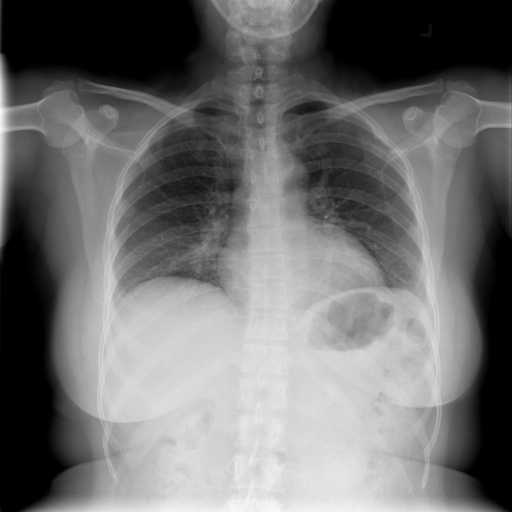
#> input picture Normal-998.png, 512 x 512 px
$ jupyter execute --allow-errors lungsegm.ipynb   (shell and % lines are left out)
#> lines starting #> are read from the running program, lines starting #| are printed output that depends on the picture; after the words box and inside, x2 and y2 are one past the last pixel; in counts of white or black regions, pixels touching at a corner belong together
[cell 1]
import numpy as np
import matplotlib.pyplot as plt
from skimage import io, exposure
from skimage.color import label2rgb
from skimage.filters import threshold_otsu
from skimage.morphology import closing, square
from skimage.segmentation import clear_border
from skimage.measure import label, regionprops
import matplotlib.patches as mpatches
from PIL import Image

class ImageSegmentation:
    def __init__(self, input_shape, clip_limit=0.01, sqr_value=1):
#> in display, image is the input picture: shape (512, 512, 3); min 0, max 250, mean 111.5
        self.input_shape = input_shape
        self.clip_limit = clip_limit
        self.sqr_value = sqr_value

    def segmentize(self, X, return_only_overlay=True):
#> called with return_only_overlay = True
        X = X[:, :, 0]
        X = exposure.equalize_adapthist(X, clip_limit=self.clip_limit, nbins=256)
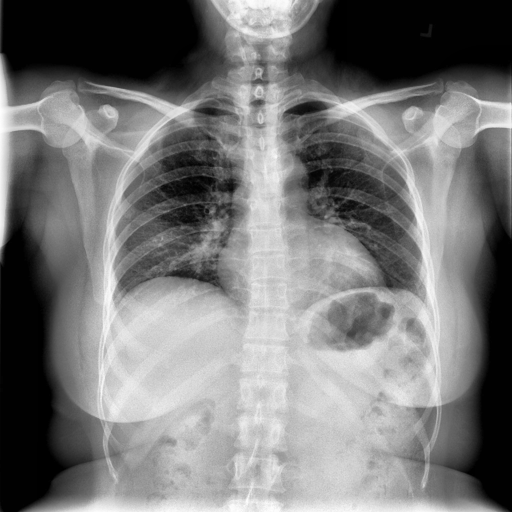
#> X: shape (512, 512) float64; min 0, max 1, mean 0.471
        thresh = threshold_otsu(image=X, nbins=256, hist=None)
#> thresh = 0.424
        thresh = X > thresh
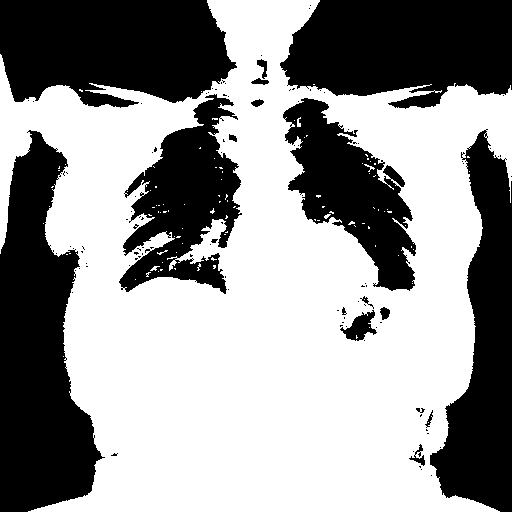
#> thresh: shape (512, 512) bool; 58.5% white; 109 black regions (91 under 20 px), largest, box (x1, y1, x2, y2) and area: (0, 130, 105, 512) 24604, (0, 0, 237, 108) 20870, (280, 0, 512, 109) 20090
        closing_image = closing(X > thresh, square(self.sqr_value))
        cleared = clear_border(closing_image)
        label_image = label(cleared)
        image_label_overlay = label2rgb(label_image, image=X, bg_label=0, bg_color=(0, 0, 0))
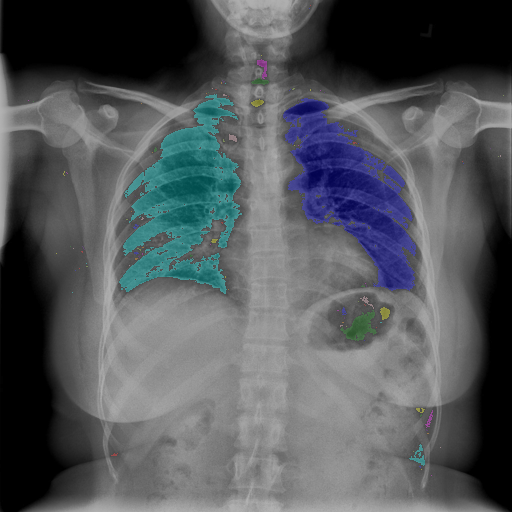
#> image_label_overlay: shape (512, 512, 3) float64; mean R, G, B 0.33, 0.345, 0.358
        if return_only_overlay:
            return image_label_overlay, label_image
        else:
            return X, thresh, closing_image, cleared, image_label_overlay, label_image

    def create_rectangle_box(self, ax, label_image):
        region_sum = 0
        for region in regionprops(label_image):
            region_sum += region.area
#> this loop made 104 passes
#> region_sum on passes 1 to 4: 1, 2, 3, 104
#> after the loop, region_sum = 26082
        region_avg = region_sum / len(label_image)
#> region_avg = 50.94
        for region in regionprops(label_image):
            if region.area >= region_avg:
                minr, minc, maxr, maxc = region.bbox
                rect = mpatches.Rectangle((minc, minr), maxc - minc, maxr - minr, fill=False, edgecolor='purple', linewidth=1)
                ax.add_patch(rect)
#> this loop made 104 passes
#> (minr, minc, maxr, maxc) on passes 4, 5, 18, 22: (59, 257, 79, 267), (78, 251, 85, 269), (94, 119, 294, 242), (98, 283, 291, 416)
        return region_sum

    def display(self, image_path):
        image = io.imread(image_path)
        fig, ax = plt.subplots(figsize=(8, 8))
        image_label_overlay, label_image = self.segmentize(image)
        ax.imshow(image_label_overlay)
        self.create_rectangle_box(ax, label_image)
        plt.axis('off')
        plt.show()

def main():
    input_image_path = 'Normal-998.png'  # Replace with the path to your X-ray image
    segmentation = ImageSegmentation(input_shape=(128, 128))
    segmentation.display(input_image_path)

if __name__ == '__main__':
    main()

[cell 2]
import numpy as np
import matplotlib.pyplot as plt
from skimage import io, exposure
from skimage.color import label2rgb
from skimage.filters import threshold_otsu
from skimage.morphology import closing, square
from skimage.segmentation import clear_border
from skimage.measure import label, regionprops
import matplotlib.patches as mpatches
from PIL import Image

class ImageSegmentation:
    def __init__(self, input_shape, clip_limit=0.01, sqr_value=1):
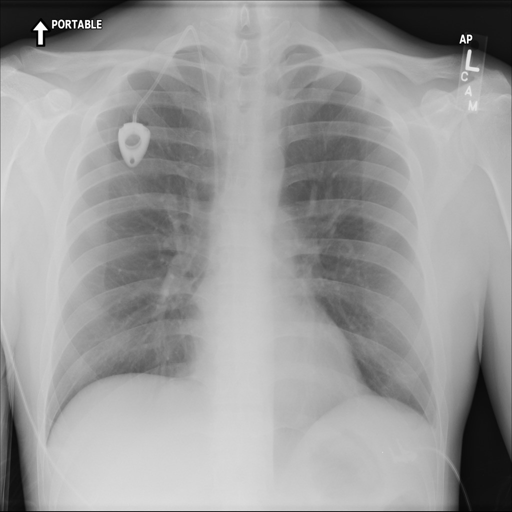
#> input picture Normal-996.png, 512 x 512 px
#> in display, image is the input picture: shape (512, 512, 3); min 0, max 255, mean 155
        self.input_shape = input_shape
        self.clip_limit = clip_limit
        self.sqr_value = sqr_value

    def segmentize(self, X, return_only_overlay=True):
#> called with return_only_overlay = True
        X = X[:, :, 0]
        X = exposure.equalize_adapthist(X, clip_limit=self.clip_limit, nbins=256)
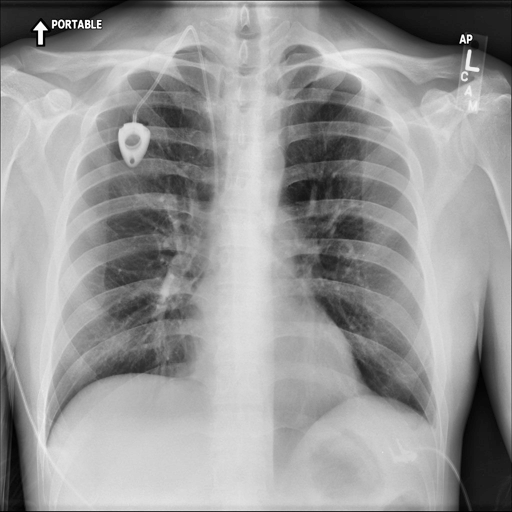
#> X: shape (512, 512) float64; min 0, max 1, mean 0.597
        thresh = threshold_otsu(image=X, nbins=256, hist=None)
#> thresh = 0.518
        thresh = X > thresh
        closing_image = closing(X > thresh, square(self.sqr_value))
        cleared = clear_border(closing_image)
        label_image = label(cleared)
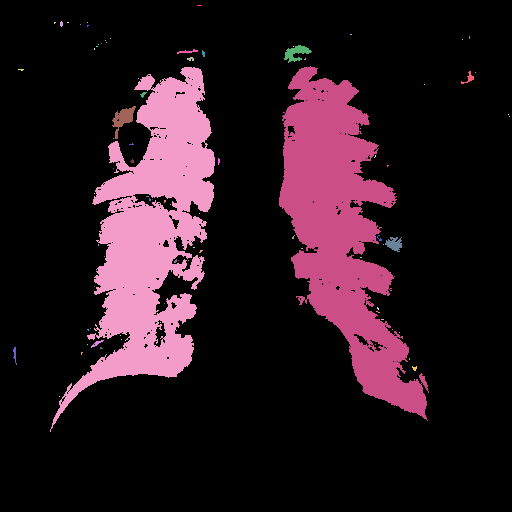
#> label_image: shape (512, 512) int32; 84 distinct labels, from 0 to 83; one colour per label, 0 black
        image_label_overlay = label2rgb(label_image, image=X, bg_label=0, bg_color=(0, 0, 0))
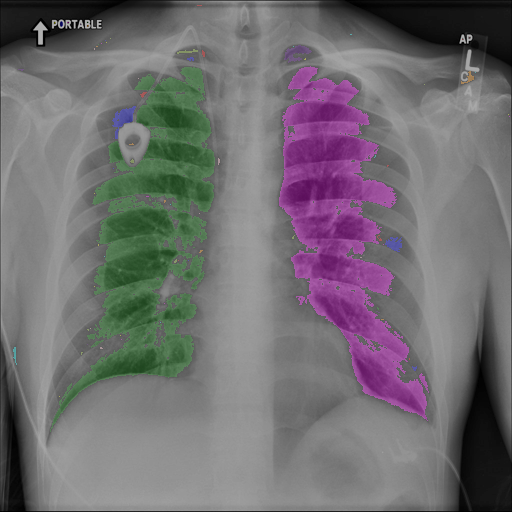
#> image_label_overlay: shape (512, 512, 3) float64; mean R, G, B 0.445, 0.432, 0.446
        if return_only_overlay:
            return image_label_overlay, label_image
        else:
            return X, thresh, closing_image, cleared, image_label_overlay, label_image

    def create_rectangle_box(self, ax, label_image):
        region_sum = 0
        for region in regionprops(label_image):
            region_sum += region.area
#> this loop made 83 passes
#> region_sum on passes 1 to 4: 5, 19, 22, 24
#> after the loop, region_sum = 48469
        region_avg = region_sum / len(label_image)
#> region_avg = 94.67
        for region in regionprops(label_image):
            if region.area >= region_avg:
                minr, minc, maxr, maxc = region.bbox
                rect = mpatches.Rectangle((minc, minr), maxc - minc, maxr - minr, fill=False, edgecolor='purple', linewidth=1)
                ax.add_patch(rect)
#> this loop made 83 passes
#> (minr, minc, maxr, maxc) on passes 16, 24, 25, 32: (45, 284, 63, 312), (66, 279, 421, 429), (67, 50, 432, 215), (106, 112, 139, 136)
        return region_sum

    def display(self, image_path):
        image = io.imread(image_path)
        fig, ax = plt.subplots(figsize=(8, 8))
        image_label_overlay, label_image = self.segmentize(image)
        ax.imshow(image_label_overlay)
        self.create_rectangle_box(ax, label_image)
        num_segments = len(np.unique(label_image)) - 1  # Subtract 1 to exclude the background
#> num_segments = 83
        plt.title(f"Number of Segments: {num_segments}")
        plt.axis('off')
        plt.show()
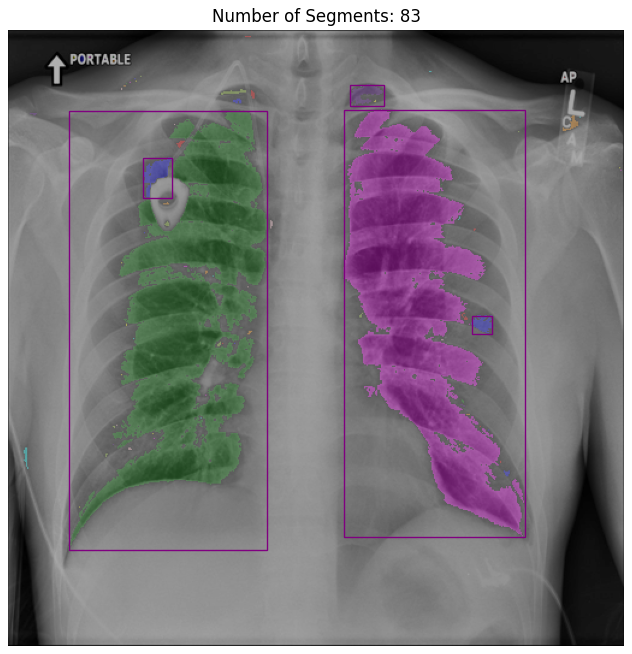
#> figure drawn by matplotlib, 1 panel

def main():
    input_image_path = 'Normal-996.png'  # Replace with the path to your X-ray image
    segmentation = ImageSegmentation(input_shape=(128, 128))
    segmentation.display(input_image_path)

if __name__ == '__main__':
    main()

[cell 3]
import numpy as np
import matplotlib.pyplot as plt
from skimage import io, exposure
from skimage.color import label2rgb, rgb2gray
from skimage.filters import threshold_otsu
from skimage.morphology import closing, square
from skimage.segmentation import clear_border
from skimage.measure import label, regionprops
import matplotlib.patches as mpatches
from PIL import Image

class ImageSegmentation:
    def __init__(self, input_shape, clip_limit=0.01, sqr_value=1):
        self.input_shape = input_shape
        self.clip_limit = clip_limit
        self.sqr_value = sqr_value

    def segmentize(self, X, return_only_overlay=True):
        # Ensure the image is grayscale
#> called with return_only_overlay = True
        if X.ndim == 3:
            X = rgb2gray(X)
        X = exposure.equalize_adapthist(X, clip_limit=self.clip_limit, nbins=256)
        thresh = threshold_otsu(image=X, nbins=256)
#> thresh = 0.518
        thresh = X > thresh
        closing_image = closing(X > thresh, square(self.sqr_value))
        cleared = clear_border(closing_image)
        label_image = label(cleared)
        image_label_overlay = label2rgb(label_image, image=X, bg_label=0, bg_color=(0, 0, 0))
        if return_only_overlay:
            return image_label_overlay, label_image
        else:
            return X, thresh, closing_image, cleared, image_label_overlay, label_image

    def create_rectangle_box(self, ax, label_image):
        region_sum = 0
        rectangles = []
        for region in regionprops(label_image):
            region_sum += region.area
#> after the loop, region_sum = 48469
        region_avg = region_sum / len(regionprops(label_image))
#> region_avg = 584
        for region in regionprops(label_image):
            if region.area >= region_avg:
                minr, minc, maxr, maxc = region.bbox
                rect = mpatches.Rectangle((minc, minr), maxc - minc, maxr - minr, fill=False, edgecolor='purple', linewidth=1)
                ax.add_patch(rect)
                rectangles.append(rect)
#> this loop made 83 passes
#> after the loop, rectangles = 2 items
        return len(rectangles)

    def display(self, image_path):
        image = io.imread(image_path)
        fig, ax = plt.subplots(figsize=(8, 8))
        image_label_overlay, label_image = self.segmentize(image)
        ax.imshow(image_label_overlay)
        num_rectangles = self.create_rectangle_box(ax, label_image)
#> num_rectangles = 2
        plt.title(f"Number of Segments: {num_rectangles}")
        plt.axis('off')
        plt.show()

def main():
    input_image_path = 'Normal-996.png'  # Replace with the path to your X-ray image
    segmentation = ImageSegmentation(input_shape=(128, 128))
    segmentation.display(input_image_path)

if __name__ == '__main__':
    main()

[cell 4]
import numpy as np
import matplotlib.pyplot as plt
from skimage import io, exposure
from skimage.color import label2rgb, rgb2gray
from skimage.filters import threshold_otsu
from skimage.morphology import closing, square
from skimage.segmentation import clear_border
from skimage.measure import label, regionprops
import matplotlib.patches as mpatches

class ImageSegmentation:
    def __init__(self, input_shape, clip_limit=0.01, sqr_value=1):
        self.input_shape = input_shape
        self.clip_limit = clip_limit
        self.sqr_value = sqr_value

    def segmentize(self, X, return_only_overlay=True):
        # Ensure the image is grayscale
#> called with return_only_overlay = True
        if X.ndim == 3:
            X = rgb2gray(X)
        # Apply CLAHE to enhance contrast
        X = exposure.equalize_adapthist(X, clip_limit=self.clip_limit, nbins=256)
        # Apply Otsu's thresholding
        thresh = threshold_otsu(image=X, nbins=256)
#> thresh = 0.518
        thresh = X > thresh
        # Apply morphological closing
        closing_image = closing(thresh, square(self.sqr_value))
        # Clear borders
        cleared = clear_border(closing_image)
        # Label the image
        label_image = label(cleared)
        # Create an overlay image with colored segments
        image_label_overlay = label2rgb(label_image, image=X, bg_label=0, bg_color=(0, 0, 0))
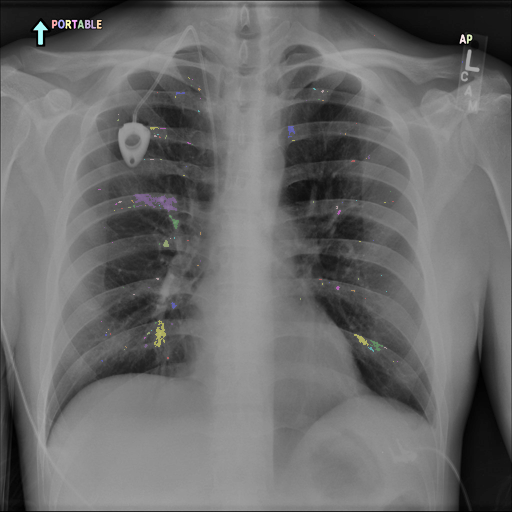
#> image_label_overlay: shape (512, 512, 3) float64; mean R, G, B 0.419, 0.419, 0.419
        if return_only_overlay:
            return image_label_overlay, label_image
        else:
            return X, thresh, closing_image, cleared, image_label_overlay, label_image

    def create_rectangle_box(self, ax, label_image):
        region_sum = 0
        rectangles = []
        # Calculate average region area
        for region in regionprops(label_image):
            region_sum += region.area
#> this loop made 124 passes
#> region_sum on passes 1 to 4: 30, 66, 100, 123
#> after the loop, region_sum = 1547
        region_avg = region_sum / len(regionprops(label_image))
#> region_avg = 12.48
        for region in regionprops(label_image):
            if region.area >= region_avg:
                # Draw a rectangle around each significant region
                minr, minc, maxr, maxc = region.bbox
                rect = mpatches.Rectangle((minc, minr), maxc - minc, maxr - minr, fill=False, edgecolor='purple', linewidth=1)
                ax.add_patch(rect)
                rectangles.append(rect)
#> this loop made 124 passes
#> (minr, minc, maxr, maxc) on passes 1 to 4: (20, 52, 28, 57), (20, 58, 29, 65), (20, 65, 29, 71), (20, 72, 29, 77)
#> after the loop, rectangles = 20 items
        return len(rectangles)

    def display(self, image_path):
        image = io.imread(image_path)
        fig, ax = plt.subplots(figsize=(8, 8))
        image_label_overlay, label_image = self.segmentize(image)
        ax.imshow(image_label_overlay)
        num_rectangles = self.create_rectangle_box(ax, label_image)
#> num_rectangles = 20
        plt.title(f"Number of Segments: {num_rectangles}")
        plt.axis('off')
        plt.show()
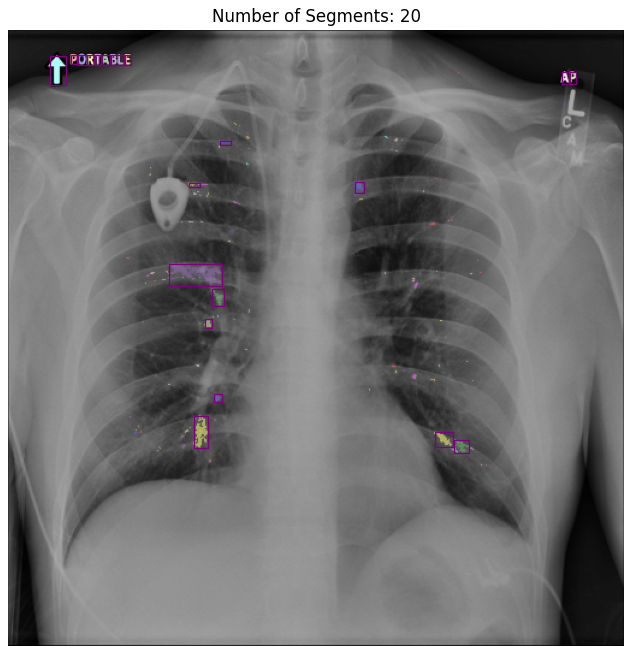
#> figure drawn by matplotlib, 1 panel

def main():
    input_image_path = 'Normal-996.png'  # Replace with the path to your X-ray image
    segmentation = ImageSegmentation(input_shape=(128, 128))
    segmentation.display(input_image_path)

if __name__ == '__main__':
    main()

[cell 5]
import numpy as np
import matplotlib.pyplot as plt
from lime import lime_image
from skimage.segmentation import mark_boundaries
from skimage.color import gray2rgb
from skimage.transform import resize
import cv2
from tensorflow.keras.models import load_model

# Load your trained Keras model
#> (the rest of this cell did not finish here and is left out)

[cell 6]
import numpy as np
import matplotlib.pyplot as plt
from lime import lime_image
from skimage.segmentation import mark_boundaries
from skimage.color import gray2rgb
from skimage.transform import resize
import cv2
from tensorflow.keras.models import load_model

# Load your trained Keras model
#> (the rest of this cell did not finish here and is left out)

[cell 7]
import numpy as np
import matplotlib.pyplot as plt
from skimage import io, exposure
from skimage.color import rgb2gray
from skimage.filters import threshold_otsu
from skimage.morphology import closing, square
from skimage.segmentation import clear_border, label2rgb, label
import matplotlib.patches as mpatches
import os

def segmentize_image(image, clip_limit=0.01, sqr_value=1):
    # Convert image to grayscale if it's not already
#> called with clip_limit = 0.01, sqr_value = 1
    if image.ndim == 3:
        image = rgb2gray(image)

    # Apply adaptive histogram equalization
    image = exposure.equalize_adapthist(image, clip_limit=clip_limit, nbins=256)

    # Apply Otsu's thresholding
    thresh = threshold_otsu(image, nbins=256)
#> thresh = 0.518
    binary_image = image > thresh

    # Apply morphological operations
    binary_image = closing(binary_image, square(sqr_value))
    binary_image = clear_border(binary_image)

    # Label connected components
    label_image = label(binary_image)

    # Overlay labels on original image
    image_label_overlay = label2rgb(label_image, image=image, bg_label=0, bg_color=(0, 0, 0))

    return image_label_overlay, label_image

# [13 lines left out: function create_rectangle_box, not called in this run]

def generate_seg(image_path):
    image = io.imread(image_path)
    fig, ax = plt.subplots(figsize=(8, 8))
    image_label_overlay, label_image = segmentize_image(image)
    ax.imshow(image_label_overlay)
    num_rectangles = create_rectangle_box(ax, label_image)
    plt.title(f"Number of Segments: {num_rectangles}")
    plt.axis('off')

    # Save the segmented image
    output_path = os.path.join("static", "lung_seg_gen.png")
    plt.savefig(output_path)
    plt.close()
    print(f"Segmented image saved as: {output_path}")

# Example usage:
generate_seg("Normal-996.png")
#> (the call stopped at in segmentize_image, `label_image = label(binary_image)`: skimage is not available in this run)

[cell 8]
import torch
import torch.nn as nn
import torchvision.transforms as transforms
from PIL import Image
from captum.attr import LayerGradCam, LayerAttribution
import matplotlib.pyplot as plt

# Load your trained CNN model from the H5 file
#> (the rest of this cell did not finish here and is left out)

[cell 9]
import tensorflow as tf
from tensorflow.keras.applications import VGG16  # Assuming VGG-like architecture for your model
from tensorflow.keras.preprocessing import image
import matplotlib.pyplot as plt

# [33 lines left out: functions preprocess_image, lrp, not called in this run]

# Load your pre-trained Tuberculosis classification model (replace with your model)
#> (the rest of this cell did not finish here and is left out)

[cell 10]
import tensorflow as tf
from tensorflow.keras.preprocessing import image
import numpy as np
import matplotlib.pyplot as plt

model_path = 'trained_model.h5'
image_path = 'Tuberculosis-71.png'

# [33 lines left out: functions preprocess_image, lrp, not called in this run]

# Load your pre-trained Tuberculosis classification model (replace with your model)
#> (the rest of this cell did not finish here and is left out)

[cell 11]
import tensorflow as tf
from tensorflow.keras.preprocessing import image
import numpy as np
import matplotlib.pyplot as plt

model_path = 'trained_model.h5'
image_path = 'Tuberculosis-71.png'

# [33 lines left out: functions preprocess_image, lrp, not called in this run]

# Load your pre-trained Tuberculosis classification model (replace with your model)
#> (the rest of this cell did not finish here and is left out)

[cell 12]
import numpy as np
import matplotlib.pyplot as plt
import innvestigate
from keras.models import load_model
from keras.preprocessing import image

# Load the trained Keras model from the .h5 file
model_path = 'trained_model.h5'
image_path = 'Tuberculosis-71.png'
#> (the rest of this cell did not finish here and is left out)

[cell 13]
import numpy as np
import matplotlib.pyplot as plt
import innvestigate
from keras.models import load_model
from keras.preprocessing import image
import tensorflow as tf

# Disable eager execution
tf.compat.v1.disable_eager_execution()
#> (this line was passed over: tensorflow is not available in this run)

# Load the trained Keras model from the .h5 file
#> (the rest of this cell did not finish here and is left out)

[cell 14]
import numpy as np
import matplotlib.pyplot as plt
import innvestigate
from keras.models import load_model
from keras.preprocessing import image
import tensorflow as tf

# Disable eager execution
tf.compat.v1.disable_eager_execution()
#> (this line was passed over: tensorflow is not available in this run)
